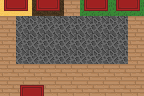

The image is a tile-based game level rendered from a .tmx file. Its description and complete source (layers, tilesets, objects, tile grids) follow:
An orthogonal 9x6 tile map with 16x16 px tiles, 3 tile layers (underterrain, terrain, overterrain) and 5 objects.

<map version="1.0" orientation="orthogonal" renderorder="right-down" width="9" height="6" tilewidth="16" tileheight="16" nextobjectid="27">
 <tileset firstgid="1" name="tileset" tilewidth="16" tileheight="16" tilecount="100" columns="10">
  <image source="../test_tileset.png" width="160" height="160" />
 </tileset>
 <layer name="underterrain" width="9" height="6">
  <data encoding="csv">
6,6,3,3,0,2,2,2,2,
0,0,0,0,0,0,0,0,0,
0,0,0,0,0,0,0,0,0,
0,0,0,0,0,0,0,0,0,
0,0,0,0,0,0,0,0,0,
0,18,18,0,0,0,0,0,0
</data>
 </layer>
 <layer name="terrain" width="9" height="6">
  <data encoding="csv">
1073741843,3221225491,1073741843,3221225491,18,1073741843,3221225491,1073741843,3221225491,
18,8,8,8,8,8,8,8,18,
18,8,8,8,8,8,8,8,18,
18,8,8,8,8,8,8,8,18,
18,18,18,18,18,18,18,18,18,
18,19,2147483667,18,18,18,18,18,18
</data>
 </layer>
 <layer name="overterrain" width="9" height="6">
  <data encoding="csv">
0,0,0,0,0,0,0,0,0,
0,0,0,0,0,0,0,0,0,
0,0,0,0,0,0,0,0,0,
0,0,0,0,0,0,0,0,0,
0,0,0,0,0,0,0,0,0,
0,0,0,0,0,0,0,0,0
</data>
 </layer>
 <objectgroup name="buildings">
  <object id="21" x="0" y="0" width="32" height="16">
   <properties>
    <property name="door-id" value="1" />
    <property name="door-orientation" value="S" />
    <property name="door-world" value="single-test" />
   </properties>
  </object>
  <object id="23" x="16" y="80" width="32" height="16">
   <properties>
    <property name="door-id" value="-1" />
    <property name="door-orientation" value="N" />
   </properties>
  </object>
  <object id="24" x="32" y="0" width="32" height="16">
   <properties>
    <property name="door-id" value="1" />
    <property name="door-orientation" value="S" />
    <property name="door-world" value="none-test" />
   </properties>
  </object>
  <object id="25" x="112" y="0" width="32" height="16">
   <properties>
    <property name="door-id" value="2" />
    <property name="door-orientation" value="S" />
    <property name="world-share" value="testy" />
   </properties>
  </object>
  <object id="26" x="80" y="0" width="32" height="16">
   <properties>
    <property name="door-id" value="1" />
    <property name="door-orientation" value="S" />
    <property name="door-world" value="none-double-test" />
    <property name="world-share-source" value="testy" />
   </properties>
  </object>
 </objectgroup>
</map>
